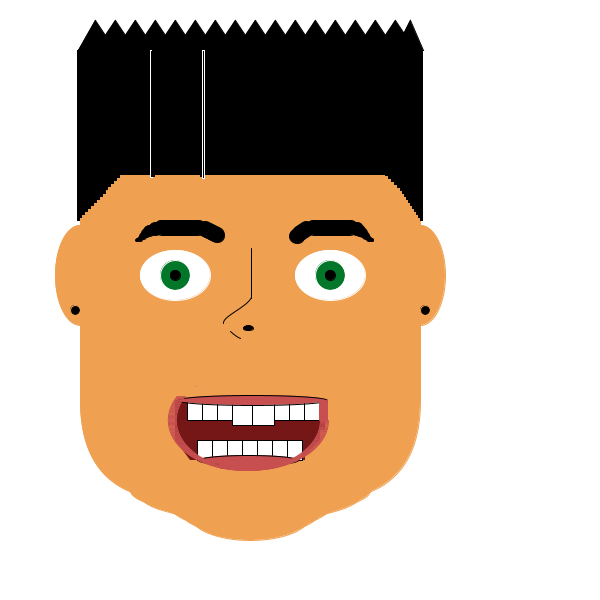
Frame 1 (no input)
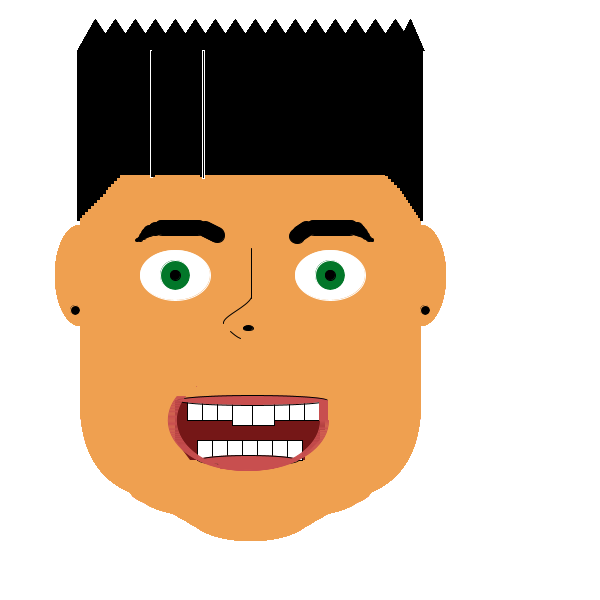
Frame 60 (the mouse pressed at the canvas centre just before this capture)
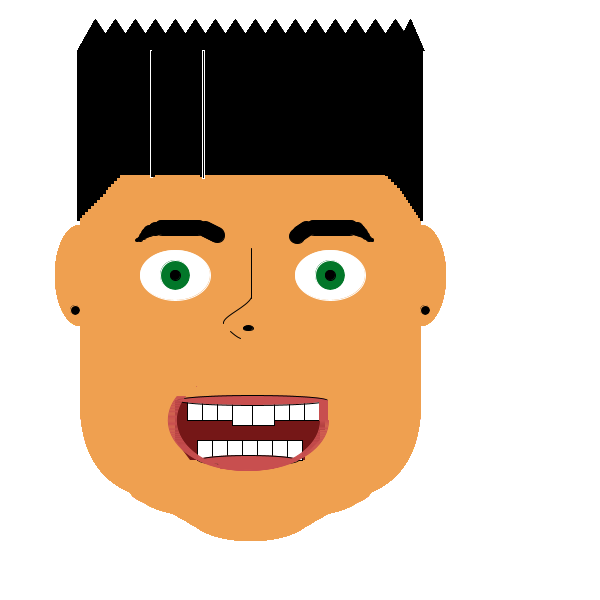
Frame 120 (the mouse held since frame 60 and released just before this capture)

The Processing sketch that drew these frames (run headless with seeded random() and noise(); from frame 60 on, the mouse is pressed at the canvas centre):

// Processing sketch: processing_116695
// ── processing_116695.pde

void setup(){
  size(600,600);//tamany de la pàgina
  background(255);//color de fons

}
void draw(){
  //Forma cara
  fill(#EFA050);//color cara
  stroke(#EFA050);//color contorn
  rect(80,100,340,400,100);//cuadrat cara
  ellipse(250,490,240,50);
  ellipse(250,495,220,50);
  ellipse(250,500,180,50);
  ellipse(250,505,160,50);
  ellipse(250,510,140,50);
  ellipse(250,515,120,50);
  
  //ORELLES
  ellipse(80,275,50,100);//orelles
  ellipse(420,275,50,100);//orelles
  fill(#000000);
  ellipse(425,310,10,10);
  ellipse(75,310,10,10);
   
  
 //ULLS
  fill(#FFFFFF);//color ulls
  stroke(#FFFFFF);//color contorn
  ellipse(175,275,70,50);//ull blanco
  ellipse(330,275,70,50);//ull blanco2
  fill(#027729);//color ulls
  stroke(#FFFFFF);//color contorn
  ellipse(175,275,30,30);//ull1
  ellipse(330,275,30,30);//ull2
  fill(#000000);//color ulls
  stroke(#000000);//color contorn
  ellipse(175,275,10,10);//ull1
  ellipse(330,275,10,10);//ull2
  
  //BOCA
  fill(#751717);
  noStroke();
  rect(175,400,150,30);
  rect(175,430,145,10);
  triangle(175,440,190,440,190,460);
  rect(190,440,115,20);
  triangle(300,440,300,460,320,440);
    
        //dents ADALT
        fill(#ffffff);
        stroke(#000000);
        rect(187,400,15,20);
        rect(202,400,15,20);
        rect(217,400,15,20);
        rect(232,400,22,25);//pinyus
        rect(252,400,22,25);//pinyus
        rect(274,400,15,20);
        rect(289,400,15,20);
        rect(304,400,15,20);
      
        //dents ABAIX
        rect(197,440,15,20);
        rect(212,440,15,20);
        rect(227,440,15,20);
        rect(242,440,15,20);
        rect(257,440,15,20);
        rect(272,440,15,20);
        rect(287,440,15,20);
  
  //LLABIS
  fill(#C84F4F);
  
  ellipse(252,400,150,10);
  ellipse(248,460,100,10);
  
  //"Rodona"
  noFill();
  stroke(#C84F4F);
  arc(252, 420, 152, 100, 0, PI+QUARTER_PI, OPEN);
  arc(251, 420, 152, 100, 0, PI+QUARTER_PI, OPEN);
  arc(250, 420, 152, 100, 0, PI+QUARTER_PI, OPEN);
  arc(249, 420, 152, 100, 0, PI+QUARTER_PI, OPEN);
  arc(248, 420, 152, 100, 0, PI+QUARTER_PI, OPEN);
  arc(247, 420, 152, 100, 0, PI+QUARTER_PI, OPEN);
  arc(246, 420, 152, 100, 0, PI+QUARTER_PI, OPEN);
  arc(245, 420, 152, 100, 0, PI+QUARTER_PI, OPEN);
  arc(244, 420, 152, 100, 0, PI+QUARTER_PI, OPEN);
  
  //"començament rodona llabis esquerra"
  fill(#EFA050);
  stroke(#EFA050);
  rect(170,365,25,30);
  rect(195,365,10,20);
  
  //"acabament rodona llabis dreta"
  noFill();
  stroke(#C84F4F);
  line(319,400,319,420);
  line(320,400,320,420);
  line(321,400,321,420);
  line(322,400,322,420);
  line(323,400,323,420);
  line(324,400,324,420);
  line(325,400,325,420);
  line(326,400,326,420);
  line(327,400,327,420);
  
  //"acabament rodona llabis abaix"
  line(218,460,280,460);
  line(218,461,280,461);
  line(218,462,280,462);
  line(218,463,280,463);
  line(218,464,280,464);
  line(218,465,279,465);
  line(218,466,278,466);
  line(218,467,277,467);
  line(220,468,273,468);
  
  //CABELLS
  fill(#000000);
  stroke(0);
  triangle(78,50,95,20,115,50);
  triangle(115,50,135,20,155,50);
  triangle(155,50,175,20,195,50);
  triangle(195,50,215,20,235,50);
  triangle(235,50,255,20,275,50);
  triangle(275,50,295,20,315,50);
  triangle(315,50,335,20,355,50);
  triangle(355,50,375,20,395,50);
  triangle(395,50,410,20,423,50);
  //cabell de darrera
  triangle(95,50,115,20,135,50);
  triangle(135,50,155,20,175,50);
  triangle(175,50,195,20,215,50);
  triangle(215,50,235,20,255,50);
  triangle(255,50,275,20,295,50);
  triangle(295,50,315,20,335,50);
  triangle(335,50,355,20,375,50);
  triangle(375,50,395,20,415,50);
  stroke(0);
  rect (77,50,2,170);
  rect (79,50,2,167);
  rect (82,50,2,164);
  rect (85,50,2,161);
  rect (88,50,2,158);
  rect (91,50,2,155);
  rect (94,50,2,152);
  rect (97,50,2,149);
  rect (100,50,2,146);
  rect (103,50,2,143);
  rect (105,50,2,139);
  rect (108,50,2,136);
  rect (111,50,2,133);
  rect (114,50,2,130);
  rect (117,50,2,127);
  rect (120,50,2,124);
  rect (120,50,265,124);
  stroke(#FFFFFF);
  rect (150,50,2,127);
  stroke(0);
  rect (152,50,2,126);
  rect (200,50,2,126);
  stroke(#FFFFFF);
  rect (202,50,2,128);
  stroke(0);
  rect (385,50,2,125);
  rect (388,50,2,128);
  rect (391,50,2,131);
  rect (394,50,2,134);
  rect (397,50,2,137);
  rect (400,50,2,140);
  rect (402,50,2,143);
  rect (404,50,2,146);
  rect (406,50,2,149);
  rect (408,50,2,152);
  rect (410,50,2,155);
  rect (412,50,2,158);
  rect (414,50,2,161);
  rect (416,50,2,164);
  rect (418,50,2,167);
  rect (420,50,2,170);
  
  //NAS
  noFill();
  stroke(0);
  curve(254, 262, 251, 297, 223,323, 258, 340);
  curve(223,323,230,331,240,338,251,339);
  line(251,248,251,298);
  fill(#000000);
  ellipse(248,328,10,5);
  
  
  //CELLES
  fill(#000000);
  //Esquerra
  ellipse(155,229,13,13);
  ellipse(149,231,11,11);
  ellipse(146,233,9,9);
  ellipse(143,236,7,7);
  ellipse(140,239,5,5);
  ellipse(137,240,3,3);
  
  rect(155,220,50,15,20);
  
  ellipse(205,229,15,15);
  ellipse(207,230,15,15);
  ellipse(209,231,15,15);
  ellipse(211,232,15,15);
  ellipse(213,233,15,15);
  ellipse(215,234,15,15);
  ellipse(217,235,15,15);
  
  //Dreta
  ellipse(306,229,15,15);
  ellipse(303,231,15,15);
  ellipse(300,233,15,15);
  ellipse(297,236,15,15);
  
  rect(307,220,50,15,20);
  
  ellipse(357,229,13,13);
  ellipse(360,231,11,11);
  ellipse(363,233,9,9);
  ellipse(366,236,7,7);
  ellipse(369,239,5,5);
  ellipse(372,240,3,3);
  
println(mouseX+","+mouseY);
}
